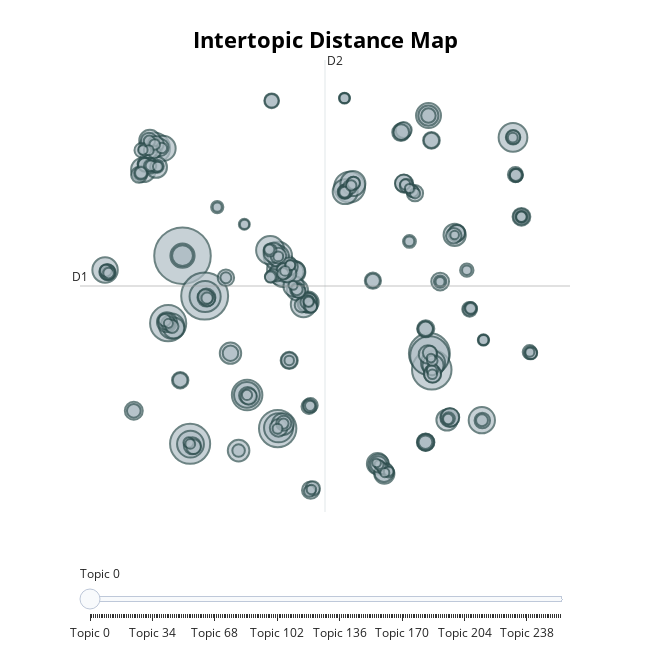

The cell this chart's notebook holds for it:
### Markdown cell above
## LDA on Test Set Highly Imbalanced

### Code cell
topic_model = BERTopic(verbose=True)
topics, probs = topic_model.fit_transform(X_test)

topic_model.get_topic_info()
topic_model.visualize_topics()

### Figure 1 — Plotly figure (JSON) as saved in the notebook; plotly's stock layout.template omitted (floating-point values rounded to 4 significant figures; data arrays with more than 128 entries replaced by an {"elided": "..."} marker saying what was removed)
{"data": [{"customdata": {"elided": "257x3 mixed values"}, "hovertemplate": "<b>Topic %{customdata[0]}</b><br>%{customdata[1]}<br>Size: %{customdata[2]}", "legendgroup": "", "marker": {"color": "#B0BEC5", "line": {"color": "DarkSlateGrey", "width": 2}, "size": {"elided": "257 int values"}, "sizemode": "area", "sizeref": 0.2662, "symbol": "circle"}, "mode": "markers", "name": "", "orientation": "v", "showlegend": false, "type": "scatter", "x": {"elided": "257 float values"}, "xaxis": "x", "y": {"elided": "257 float values"}, "yaxis": "y"}], "layout": {"annotations": [{"showarrow": false, "text": "D1", "x": -11.68, "y": 4.659, "yshift": 10}, {"showarrow": false, "text": "D2", "x": 3.216, "xshift": 10, "y": 20.66}], "height": 650, "hoverlabel": {"bgcolor": "white", "font": {"family": "Rockwell", "size": 16}}, "legend": {"itemsizing": "constant", "tracegroupgap": 0}, "margin": {"t": 60}, "shapes": [{"line": {"color": "#CFD8DC", "width": 2}, "type": "line", "x0": 3.216, "x1": 3.216, "y0": -11.34, "y1": 20.66}, {"line": {"color": "#9E9E9E", "width": 2}, "type": "line", "x0": -11.68, "x1": 18.11, "y0": 4.659, "y1": 4.659}], "sliders": [{"active": 0, "pad": {"t": 50}, "steps": [{"args": [{"marker.color": {"elided": "1x257 str values"}}], "label": "Topic 0", "method": "update"}, {"args": [{"marker.color": {"elided": "1x257 str values"}}], "label": "Topic 1", "method": "update"}, {"args": [{"marker.color": {"elided": "1x257 str values"}}], "label": "Topic 2", "method": "update"}, {"args": [{"marker.color": {"elided": "1x257 str values"}}], "label": "Topic 3", "method": "update"}, {"args": [{"marker.color": {"elided": "1x257 str values"}}], "label": "Topic 4", "method": "update"}, {"args": [{"marker.color": {"elided": "1x257 str values"}}], "label": "Topic 5", "method": "update"}, {"args": [{"marker.color": {"elided": "1x257 str values"}}], "label": "Topic 6", "method": "update"}, {"args": [{"marker.color": {"elided": "1x257 str values"}}], "label": "Topic 7", "method": "update"}, {"args": [{"marker.color": {"elided": "1x257 str values"}}], "label": "Topic 8", "method": "update"}, {"args": [{"marker.color": {"elided": "1x257 str values"}}], "label": "Topic 9", "method": "update"}, {"args": [{"marker.color": {"elided": "1x257 str values"}}], "label": "Topic 10", "method": "update"}, {"args": [{"marker.color": {"elided": "1x257 str values"}}], "label": "Topic 11", "method": "update"}, {"args": [{"marker.color": {"elided": "1x257 str values"}}], "label": "Topic 12", "method": "update"}, {"args": [{"marker.color": {"elided": "1x257 str values"}}], "label": "Topic 13", "method": "update"}, {"args": [{"marker.color": {"elided": "1x257 str values"}}], "label": "Topic 14", "method": "update"}, {"args": [{"marker.color": {"elided": "1x257 str values"}}], "label": "Topic 15", "method": "update"}, {"args": [{"marker.color": {"elided": "1x257 str values"}}], "label": "Topic 16", "method": "update"}, {"args": [{"marker.color": {"elided": "1x257 str values"}}], "label": "Topic 17", "method": "update"}, {"args": [{"marker.color": {"elided": "1x257 str values"}}], "label": "Topic 18", "method": "update"}, {"args": [{"marker.color": {"elided": "1x257 str values"}}], "label": "Topic 19", "method": "update"}, {"args": [{"marker.color": {"elided": "1x257 str values"}}], "label": "Topic 20", "method": "update"}, {"args": [{"marker.color": {"elided": "1x257 str values"}}], "label": "Topic 21", "method": "update"}, {"args": [{"marker.color": {"elided": "1x257 str values"}}], "label": "Topic 22", "method": "update"}, {"args": [{"marker.color": {"elided": "1x257 str values"}}], "label": "Topic 23", "method": "update"}, {"args": [{"marker.color": {"elided": "1x257 str values"}}], "label": "Topic 24", "method": "update"}, {"args": [{"marker.color": {"elided": "1x257 str values"}}], "label": "Topic 25", "method": "update"}, {"args": [{"marker.color": {"elided": "1x257 str values"}}], "label": "Topic 26", "method": "update"}, {"args": [{"marker.color": {"elided": "1x257 str values"}}], "label": "Topic 27", "method": "update"}, {"args": [{"marker.color": {"elided": "1x257 str values"}}], "label": "Topic 28", "method": "update"}, {"args": [{"marker.color": {"elided": "1x257 str values"}}], "label": "Topic 29", "method": "update"}, {"args": [{"marker.color": {"elided": "1x257 str values"}}], "label": "Topic 30", "method": "update"}, {"args": [{"marker.color": {"elided": "1x257 str values"}}], "label": "Topic 31", "method": "update"}, {"args": [{"marker.color": {"elided": "1x257 str values"}}], "label": "Topic 32", "method": "update"}, {"args": [{"marker.color": {"elided": "1x257 str values"}}], "label": "Topic 33", "method": "update"}, {"args": [{"marker.color": {"elided": "1x257 str values"}}], "label": "Topic 34", "method": "update"}, {"args": [{"marker.color": {"elided": "1x257 str values"}}], "label": "Topic 35", "method": "update"}, {"args": [{"marker.color": {"elided": "1x257 str values"}}], "label": "Topic 36", "method": "update"}, {"args": [{"marker.color": {"elided": "1x257 str values"}}], "label": "Topic 37", "method": "update"}, {"args": [{"marker.color": {"elided": "1x257 str values"}}], "label": "Topic 38", "method": "update"}, {"args": [{"marker.color": {"elided": "1x257 str values"}}], "label": "Topic 39", "method": "update"}, {"args": [{"marker.color": {"elided": "1x257 str values"}}], "label": "Topic 40", "method": "update"}, {"args": [{"marker.color": {"elided": "1x257 str values"}}], "label": "Topic 41", "method": "update"}, {"args": [{"marker.color": {"elided": "1x257 str values"}}], "label": "Topic 42", "method": "update"}, {"args": [{"marker.color": {"elided": "1x257 str values"}}], "label": "Topic 43", "method": "update"}, {"args": [{"marker.color": {"elided": "1x257 str values"}}], "label": "Topic 44", "method": "update"}, {"args": [{"marker.color": {"elided": "1x257 str values"}}], "label": "Topic 45", "method": "update"}, {"args": [{"marker.color": {"elided": "1x257 str values"}}], "label": "Topic 46", "method": "update"}, {"args": [{"marker.color": {"elided": "1x257 str values"}}], "label": "Topic 47", "method": "update"}, {"args": [{"marker.color": {"elided": "1x257 str values"}}], "label": "Topic 48", "method": "update"}, {"args": [{"marker.color": {"elided": "1x257 str values"}}], "label": "Topic 49", "method": "update"}, {"args": [{"marker.color": {"elided": "1x257 str values"}}], "label": "Topic 50", "method": "update"}, {"args": [{"marker.color": {"elided": "1x257 str values"}}], "label": "Topic 51", "method": "update"}, {"args": [{"marker.color": {"elided": "1x257 str values"}}], "label": "Topic 52", "method": "update"}, {"args": [{"marker.color": {"elided": "1x257 str values"}}], "label": "Topic 53", "method": "update"}, {"args": [{"marker.color": {"elided": "1x257 str values"}}], "label": "Topic 54", "method": "update"}, {"args": [{"marker.color": {"elided": "1x257 str values"}}], "label": "Topic 55", "method": "update"}, {"args": [{"marker.color": {"elided": "1x257 str values"}}], "label": "Topic 56", "method": "update"}, {"args": [{"marker.color": {"elided": "1x257 str values"}}], "label": "Topic 57", "method": "update"}, {"args": [{"marker.color": {"elided": "1x257 str values"}}], "label": "Topic 58", "method": "update"}, {"args": [{"marker.color": {"elided": "1x257 str values"}}], "label": "Topic 59", "method": "update"}, {"args": [{"marker.color": {"elided": "1x257 str values"}}], "label": "Topic 60", "method": "update"}, {"args": [{"marker.color": {"elided": "1x257 str values"}}], "label": "Topic 61", "method": "update"}, {"args": [{"marker.color": {"elided": "1x257 str values"}}], "label": "Topic 62", "method": "update"}, {"args": [{"marker.color": {"elided": "1x257 str values"}}], "label": "Topic 63", "method": "update"}, {"args": [{"marker.color": {"elided": "1x257 str values"}}], "label": "Topic 64", "method": "update"}, {"args": [{"marker.color": {"elided": "1x257 str values"}}], "label": "Topic 65", "method": "update"}, {"args": [{"marker.color": {"elided": "1x257 str values"}}], "label": "Topic 66", "method": "update"}, {"args": [{"marker.color": {"elided": "1x257 str values"}}], "label": "Topic 67", "method": "update"}, {"args": [{"marker.color": {"elided": "1x257 str values"}}], "label": "Topic 68", "method": "update"}, {"args": [{"marker.color": {"elided": "1x257 str values"}}], "label": "Topic 69", "method": "update"}, {"args": [{"marker.color": {"elided": "1x257 str values"}}], "label": "Topic 70", "method": "update"}, {"args": [{"marker.color": {"elided": "1x257 str values"}}], "label": "Topic 71", "method": "update"}, {"args": [{"marker.color": {"elided": "1x257 str values"}}], "label": "Topic 72", "method": "update"}, {"args": [{"marker.color": {"elided": "1x257 str values"}}], "label": "Topic 73", "method": "update"}, {"args": [{"marker.color": {"elided": "1x257 str values"}}], "label": "Topic 74", "method": "update"}, {"args": [{"marker.color": {"elided": "1x257 str values"}}], "label": "Topic 75", "method": "update"}, {"args": [{"marker.color": {"elided": "1x257 str values"}}], "label": "Topic 76", "method": "update"}, {"args": [{"marker.color": {"elided": "1x257 str values"}}], "label": "Topic 77", "method": "update"}, {"args": [{"marker.color": {"elided": "1x257 str values"}}], "label": "Topic 78", "method": "update"}, {"args": [{"marker.color": {"elided": "1x257 str values"}}], "label": "Topic 79", "method": "update"}, {"args": [{"marker.color": {"elided": "1x257 str values"}}], "label": "Topic 80", "method": "update"}, {"args": [{"marker.color": {"elided": "1x257 str values"}}], "label": "Topic 81", "method": "update"}, {"args": [{"marker.color": {"elided": "1x257 str values"}}], "label": "Topic 82", "method": "update"}, {"args": [{"marker.color": {"elided": "1x257 str values"}}], "label": "Topic 83", "method": "update"}, {"args": [{"marker.color": {"elided": "1x257 str values"}}], "label": "Topic 84", "method": "update"}, {"args": [{"marker.color": {"elided": "1x257 str values"}}], "label": "Topic 85", "method": "update"}, {"args": [{"marker.color": {"elided": "1x257 str values"}}], "label": "Topic 86", "method": "update"}, {"args": [{"marker.color": {"elided": "1x257 str values"}}], "label": "Topic 87", "method": "update"}, {"args": [{"marker.color": {"elided": "1x257 str values"}}], "label": "Topic 88", "method": "update"}, {"args": [{"marker.color": {"elided": "1x257 str values"}}], "label": "Topic 89", "method": "update"}, {"args": [{"marker.color": {"elided": "1x257 str values"}}], "label": "Topic 90", "method": "update"}, {"args": [{"marker.color": {"elided": "1x257 str values"}}], "label": "Topic 91", "method": "update"}, {"args": [{"marker.color": {"elided": "1x257 str values"}}], "label": "Topic 92", "method": "update"}, {"args": [{"marker.color": {"elided": "1x257 str values"}}], "label": "Topic 93", "method": "update"}, {"args": [{"marker.color": {"elided": "1x257 str values"}}], "label": "Topic 94", "method": "update"}, {"args": [{"marker.color": {"elided": "1x257 str values"}}], "label": "Topic 95", "method": "update"}, {"args": [{"marker.color": {"elided": "1x257 str values"}}], "label": "Topic 96", "method": "update"}, {"args": [{"marker.color": {"elided": "1x257 str values"}}], "label": "Topic 97", "method": "update"}, {"args": [{"marker.color": {"elided": "1x257 str values"}}], "label": "Topic 98", "method": "update"}, {"args": [{"marker.color": {"elided": "1x257 str values"}}], "label": "Topic 99", "method": "update"}, {"args": [{"marker.color": {"elided": "1x257 str values"}}], "label": "Topic 100", "method": "update"}, {"args": [{"marker.color": {"elided": "1x257 str values"}}], "label": "Topic 101", "method": "update"}, {"args": [{"marker.color": {"elided": "1x257 str values"}}], "label": "Topic 102", "method": "update"}, {"args": [{"marker.color": {"elided": "1x257 str values"}}], "label": "Topic 103", "method": "update"}, {"args": [{"marker.color": {"elided": "1x257 str values"}}], "label": "Topic 104", "method": "update"}, {"args": [{"marker.color": {"elided": "1x257 str values"}}], "label": "Topic 105", "method": "update"}, {"args": [{"marker.color": {"elided": "1x257 str values"}}], "label": "Topic 106", "method": "update"}, {"args": [{"marker.color": {"elided": "1x257 str values"}}], "label": "Topic 107", "method": "update"}, {"args": [{"marker.color": {"elided": "1x257 str values"}}], "label": "Topic 108", "method": "update"}, {"args": [{"marker.color": {"elided": "1x257 str values"}}], "label": "Topic 109", "method": "update"}, {"args": [{"marker.color": {"elided": "1x257 str values"}}], "label": "Topic 110", "method": "update"}, {"args": [{"marker.color": {"elided": "1x257 str values"}}], "label": "Topic 111", "method": "update"}, {"args": [{"marker.color": {"elided": "1x257 str values"}}], "label": "Topic 112", "method": "update"}, {"args": [{"marker.color": {"elided": "1x257 str values"}}], "label": "Topic 113", "method": "update"}, {"args": [{"marker.color": {"elided": "1x257 str values"}}], "label": "Topic 114", "method": "update"}, {"args": [{"marker.color": {"elided": "1x257 str values"}}], "label": "Topic 115", "method": "update"}, {"args": [{"marker.color": {"elided": "1x257 str values"}}], "label": "Topic 116", "method": "update"}, {"args": [{"marker.color": {"elided": "1x257 str values"}}], "label": "Topic 117", "method": "update"}, {"args": [{"marker.color": {"elided": "1x257 str values"}}], "label": "Topic 118", "method": "update"}, {"args": [{"marker.color": {"elided": "1x257 str values"}}], "label": "Topic 119", "method": "update"}, {"args": [{"marker.color": {"elided": "1x257 str values"}}], "label": "Topic 120", "method": "update"}, {"args": [{"marker.color": {"elided": "1x257 str values"}}], "label": "Topic 121", "method": "update"}, {"args": [{"marker.color": {"elided": "1x257 str values"}}], "label": "Topic 122", "method": "update"}, {"args": [{"marker.color": {"elided": "1x257 str values"}}], "label": "Topic 123", "method": "update"}, {"args": [{"marker.color": {"elided": "1x257 str values"}}], "label": "Topic 124", "method": "update"}, {"args": [{"marker.color": {"elided": "1x257 str values"}}], "label": "Topic 125", "method": "update"}, {"args": [{"marker.color": {"elided": "1x257 str values"}}], "label": "Topic 126", "method": "update"}, {"args": [{"marker.color": {"elided": "1x257 str values"}}], "label": "Topic 127", "method": "update"}, {"args": [{"marker.color": {"elided": "1x257 str values"}}], "label": "Topic 128", "method": "update"}, {"args": [{"marker.color": {"elided": "1x257 str values"}}], "label": "Topic 129", "method": "update"}, {"args": [{"marker.color": {"elided": "1x257 str values"}}], "label": "Topic 130", "method": "update"}, {"args": [{"marker.color": {"elided": "1x257 str values"}}], "label": "Topic 131", "method": "update"}, {"args": [{"marker.color": {"elided": "1x257 str values"}}], "label": "Topic 132", "method": "update"}, {"args": [{"marker.color": {"elided": "1x257 str values"}}], "label": "Topic 133", "method": "update"}, {"args": [{"marker.color": {"elided": "1x257 str values"}}], "label": "Topic 134", "method": "update"}, {"args": [{"marker.color": {"elided": "1x257 str values"}}], "label": "Topic 135", "method": "update"}, {"args": [{"marker.color": {"elided": "1x257 str values"}}], "label": "Topic 136", "method": "update"}, {"args": [{"marker.color": {"elided": "1x257 str values"}}], "label": "Topic 137", "method": "update"}, {"args": [{"marker.color": {"elided": "1x257 str values"}}], "label": "Topic 138", "method": "update"}, {"args": [{"marker.color": {"elided": "1x257 str values"}}], "label": "Topic 139", "method": "update"}, {"args": [{"marker.color": {"elided": "1x257 str values"}}], "label": "Topic 140", "method": "update"}, {"args": [{"marker.color": {"elided": "1x257 str values"}}], "label": "Topic 141", "method": "update"}, {"args": [{"marker.color": {"elided": "1x257 str values"}}], "label": "Topic 142", "method": "update"}, {"args": [{"marker.color": {"elided": "1x257 str values"}}], "label": "Topic 143", "method": "update"}, {"args": [{"marker.color": {"elided": "1x257 str values"}}], "label": "Topic 144", "method": "update"}, {"args": [{"marker.color": {"elided": "1x257 str values"}}], "label": "Topic 145", "method": "update"}, {"args": [{"marker.color": {"elided": "1x257 str values"}}], "label": "Topic 146", "method": "update"}, {"args": [{"marker.color": {"elided": "1x257 str values"}}], "label": "Topic 147", "method": "update"}, {"args": [{"marker.color": {"elided": "1x257 str values"}}], "label": "Topic 148", "method": "update"}, {"args": [{"marker.color": {"elided": "1x257 str values"}}], "label": "Topic 149", "method": "update"}, {"args": [{"marker.color": {"elided": "1x257 str values"}}], "label": "Topic 150", "method": "update"}, {"args": [{"marker.color": {"elided": "1x257 str values"}}], "label": "Topic 151", "method": "update"}, {"args": [{"marker.color": {"elided": "1x257 str values"}}], "label": "Topic 152", "method": "update"}, {"args": [{"marker.color": {"elided": "1x257 str values"}}], "label": "Topic 153", "method": "update"}, {"args": [{"marker.color": {"elided": "1x257 str values"}}], "label": "Topic 154", "method": "update"}, {"args": [{"marker.color": {"elided": "1x257 str values"}}], "label": "Topic 155", "method": "update"}, {"args": [{"marker.color": {"elided": "1x257 str values"}}], "label": "Topic 156", "method": "update"}, {"args": [{"marker.color": {"elided": "1x257 str values"}}], "label": "Topic 157", "method": "update"}, {"args": [{"marker.color": {"elided": "1x257 str values"}}], "label": "Topic 158", "method": "update"}, {"args": [{"marker.color": {"elided": "1x257 str values"}}], "label": "Topic 159", "method": "update"}, {"args": [{"marker.color": {"elided": "1x257 str values"}}], "label": "Topic 160", "method": "update"}, {"args": [{"marker.color": {"elided": "1x257 str values"}}], "label": "Topic 161", "method": "update"}, {"args": [{"marker.color": {"elided": "1x257 str values"}}], "label": "Topic 162", "method": "update"}, {"args": [{"marker.color": {"elided": "1x257 str values"}}], "label": "Topic 163", "method": "update"}, {"args": [{"marker.color": {"elided": "1x257 str values"}}], "label": "Topic 164", "method": "update"}, {"args": [{"marker.color": {"elided": "1x257 str values"}}], "label": "Topic 165", "method": "update"}, {"args": [{"marker.color": {"elided": "1x257 str values"}}], "label": "Topic 166", "method": "update"}, {"args": [{"marker.color": {"elided": "1x257 str values"}}], "label": "Topic 167", "method": "update"}, {"args": [{"marker.color": {"elided": "1x257 str values"}}], "label": "Topic 168", "method": "update"}, {"args": [{"marker.color": {"elided": "1x257 str values"}}], "label": "Topic 169", "method": "update"}, {"args": [{"marker.color": {"elided": "1x257 str values"}}], "label": "Topic 170", "method": "update"}, {"args": [{"marker.color": {"elided": "1x257 str values"}}], "label": "Topic 171", "method": "update"}, {"args": [{"marker.color": {"elided": "1x257 str values"}}], "label": "Topic 172", "method": "update"}, {"args": [{"marker.color": {"elided": "1x257 str values"}}], "label": "Topic 173", "method": "update"}, {"args": [{"marker.color": {"elided": "1x257 str values"}}], "label": "Topic 174", "method": "update"}, {"args": [{"marker.color": {"elided": "1x257 str values"}}], "label": "Topic 175", "method": "update"}, {"args": [{"marker.color": {"elided": "1x257 str values"}}], "label": "Topic 176", "method": "update"}, {"args": [{"marker.color": {"elided": "1x257 str values"}}], "label": "Topic 177", "method": "update"}, {"args": [{"marker.color": {"elided": "1x257 str values"}}], "label": "Topic 178", "method": "update"}, {"args": [{"marker.color": {"elided": "1x257 str values"}}], "label": "Topic 179", "method": "update"}, {"args": [{"marker.color": {"elided": "1x257 str values"}}], "label": "Topic 180", "method": "update"}, {"args": [{"marker.color": {"elided": "1x257 str values"}}], "label": "Topic 181", "method": "update"}, {"args": [{"marker.color": {"elided": "1x257 str values"}}], "label": "Topic 182", "method": "update"}, {"args": [{"marker.color": {"elided": "1x257 str values"}}], "label": "Topic 183", "method": "update"}, {"args": [{"marker.color": {"elided": "1x257 str values"}}], "label": "Topic 184", "method": "update"}, {"args": [{"marker.color": {"elided": "1x257 str values"}}], "label": "Topic 185", "method": "update"}, {"args": [{"marker.color": {"elided": "1x257 str values"}}], "label": "Topic 186", "method": "update"}, {"args": [{"marker.color": {"elided": "1x257 str values"}}], "label": "Topic 187", "method": "update"}, {"args": [{"marker.color": {"elided": "1x257 str values"}}], "label": "Topic 188", "method": "update"}, {"args": [{"marker.color": {"elided": "1x257 str values"}}], "label": "Topic 189", "method": "update"}, {"args": [{"marker.color": {"elided": "1x257 str values"}}], "label": "Topic 190", "method": "update"}, {"args": [{"marker.color": {"elided": "1x257 str values"}}], "label": "Topic 191", "method": "update"}, {"args": [{"marker.color": {"elided": "1x257 str values"}}], "label": "Topic 192", "method": "update"}, {"args": [{"marker.color": {"elided": "1x257 str values"}}], "label": "Topic 193", "method": "update"}, {"args": [{"marker.color": {"elided": "1x257 str values"}}], "label": "Topic 194", "method": "update"}, {"args": [{"marker.color": {"elided": "1x257 str values"}}], "label": "Topic 195", "method": "update"}, {"args": [{"marker.color": {"elided": "1x257 str values"}}], "label": "Topic 196", "method": "update"}, {"args": [{"marker.color": {"elided": "1x257 str values"}}], "label": "Topic 197", "method": "update"}, {"args": [{"marker.color": {"elided": "1x257 str values"}}], "label": "Topic 198", "method": "update"}, {"args": [{"marker.color": {"elided": "1x257 str values"}}], "label": "Topic 199", "method": "update"}, {"args": [{"marker.color": {"elided": "1x257 str values"}}], "label": "Topic 200", "method": "update"}, {"args": [{"marker.color": {"elided": "1x257 str values"}}], "label": "Topic 201", "method": "update"}, {"args": [{"marker.color": {"elided": "1x257 str values"}}], "label": "Topic 202", "method": "update"}, {"args": [{"marker.color": {"elided": "1x257 str values"}}], "label": "Topic 203", "method": "update"}, {"args": [{"marker.color": {"elided": "1x257 str values"}}], "label": "Topic 204", "method": "update"}, {"args": [{"marker.color": {"elided": "1x257 str values"}}], "label": "Topic 205", "method": "update"}, {"args": [{"marker.color": {"elided": "1x257 str values"}}], "label": "Topic 206", "method": "update"}, {"args": [{"marker.color": {"elided": "1x257 str values"}}], "label": "Topic 207", "method": "update"}, {"args": [{"marker.color": {"elided": "1x257 str values"}}], "label": "Topic 208", "method": "update"}, {"args": [{"marker.color": {"elided": "1x257 str values"}}], "label": "Topic 209", "method": "update"}, {"args": [{"marker.color": {"elided": "1x257 str values"}}], "label": "Topic 210", "method": "update"}, {"args": [{"marker.color": {"elided": "1x257 str values"}}], "label": "Topic 211", "method": "update"}, {"args": [{"marker.color": {"elided": "1x257 str values"}}], "label": "Topic 212", "method": "update"}, {"args": [{"marker.color": {"elided": "1x257 str values"}}], "label": "Topic 213", "method": "update"}, {"args": [{"marker.color": {"elided": "1x257 str values"}}], "label": "Topic 214", "method": "update"}, {"args": [{"marker.color": {"elided": "1x257 str values"}}], "label": "Topic 215", "method": "update"}, {"args": [{"marker.color": {"elided": "1x257 str values"}}], "label": "Topic 216", "method": "update"}, {"args": [{"marker.color": {"elided": "1x257 str values"}}], "label": "Topic 217", "method": "update"}, {"args": [{"marker.color": {"elided": "1x257 str values"}}], "label": "Topic 218", "method": "update"}, {"args": [{"marker.color": {"elided": "1x257 str values"}}], "label": "Topic 219", "method": "update"}, {"args": [{"marker.color": {"elided": "1x257 str values"}}], "label": "Topic 220", "method": "update"}, {"args": [{"marker.color": {"elided": "1x257 str values"}}], "label": "Topic 221", "method": "update"}, {"args": [{"marker.color": {"elided": "1x257 str values"}}], "label": "Topic 222", "method": "update"}, {"args": [{"marker.color": {"elided": "1x257 str values"}}], "label": "Topic 223", "method": "update"}, {"args": [{"marker.color": {"elided": "1x257 str values"}}], "label": "Topic 224", "method": "update"}, {"args": [{"marker.color": {"elided": "1x257 str values"}}], "label": "Topic 225", "method": "update"}, {"args": [{"marker.color": {"elided": "1x257 str values"}}], "label": "Topic 226", "method": "update"}, {"args": [{"marker.color": {"elided": "1x257 str values"}}], "label": "Topic 227", "method": "update"}, {"args": [{"marker.color": {"elided": "1x257 str values"}}], "label": "Topic 228", "method": "update"}, {"args": [{"marker.color": {"elided": "1x257 str values"}}], "label": "Topic 229", "method": "update"}, {"args": [{"marker.color": {"elided": "1x257 str values"}}], "label": "Topic 230", "method": "update"}, {"args": [{"marker.color": {"elided": "1x257 str values"}}], "label": "Topic 231", "method": "update"}, {"args": [{"marker.color": {"elided": "1x257 str values"}}], "label": "Topic 232", "method": "update"}, {"args": [{"marker.color": {"elided": "1x257 str values"}}], "label": "Topic 233", "method": "update"}, {"args": [{"marker.color": {"elided": "1x257 str values"}}], "label": "Topic 234", "method": "update"}, {"args": [{"marker.color": {"elided": "1x257 str values"}}], "label": "Topic 235", "method": "update"}, {"args": [{"marker.color": {"elided": "1x257 str values"}}], "label": "Topic 236", "method": "update"}, {"args": [{"marker.color": {"elided": "1x257 str values"}}], "label": "Topic 237", "method": "update"}, {"args": [{"marker.color": {"elided": "1x257 str values"}}], "label": "Topic 238", "method": "update"}, {"args": [{"marker.color": {"elided": "1x257 str values"}}], "label": "Topic 239", "method": "update"}, {"args": [{"marker.color": {"elided": "1x257 str values"}}], "label": "Topic 240", "method": "update"}, {"args": [{"marker.color": {"elided": "1x257 str values"}}], "label": "Topic 241", "method": "update"}, {"args": [{"marker.color": {"elided": "1x257 str values"}}], "label": "Topic 242", "method": "update"}, {"args": [{"marker.color": {"elided": "1x257 str values"}}], "label": "Topic 243", "method": "update"}, {"args": [{"marker.color": {"elided": "1x257 str values"}}], "label": "Topic 244", "method": "update"}, {"args": [{"marker.color": {"elided": "1x257 str values"}}], "label": "Topic 245", "method": "update"}, {"args": [{"marker.color": {"elided": "1x257 str values"}}], "label": "Topic 246", "method": "update"}, {"args": [{"marker.color": {"elided": "1x257 str values"}}], "label": "Topic 247", "method": "update"}, {"args": [{"marker.color": {"elided": "1x257 str values"}}], "label": "Topic 248", "method": "update"}, {"args": [{"marker.color": {"elided": "1x257 str values"}}], "label": "Topic 249", "method": "update"}, {"args": [{"marker.color": {"elided": "1x257 str values"}}], "label": "Topic 250", "method": "update"}, {"args": [{"marker.color": {"elided": "1x257 str values"}}], "label": "Topic 251", "method": "update"}, {"args": [{"marker.color": {"elided": "1x257 str values"}}], "label": "Topic 252", "method": "update"}, {"args": [{"marker.color": {"elided": "1x257 str values"}}], "label": "Topic 253", "method": "update"}, {"args": [{"marker.color": {"elided": "1x257 str values"}}], "label": "Topic 254", "method": "update"}, {"args": [{"marker.color": {"elided": "1x257 str values"}}], "label": "Topic 255", "method": "update"}, {"args": [{"marker.color": {"elided": "1x257 str values"}}], "label": "Topic 256", "method": "update"}]}], "title": {"font": {"color": "Black", "size": 22}, "text": "<b>Intertopic Distance Map</b>", "x": 0.5, "xanchor": "center", "y": 0.95, "yanchor": "top"}, "width": 650, "xaxis": {"anchor": "y", "domain": [0, 1], "range": [-11.68, 18.11], "title": {"text": ""}, "visible": false}, "yaxis": {"anchor": "x", "domain": [0, 1], "range": [-11.34, 20.66], "title": {"text": ""}, "visible": false}}}
